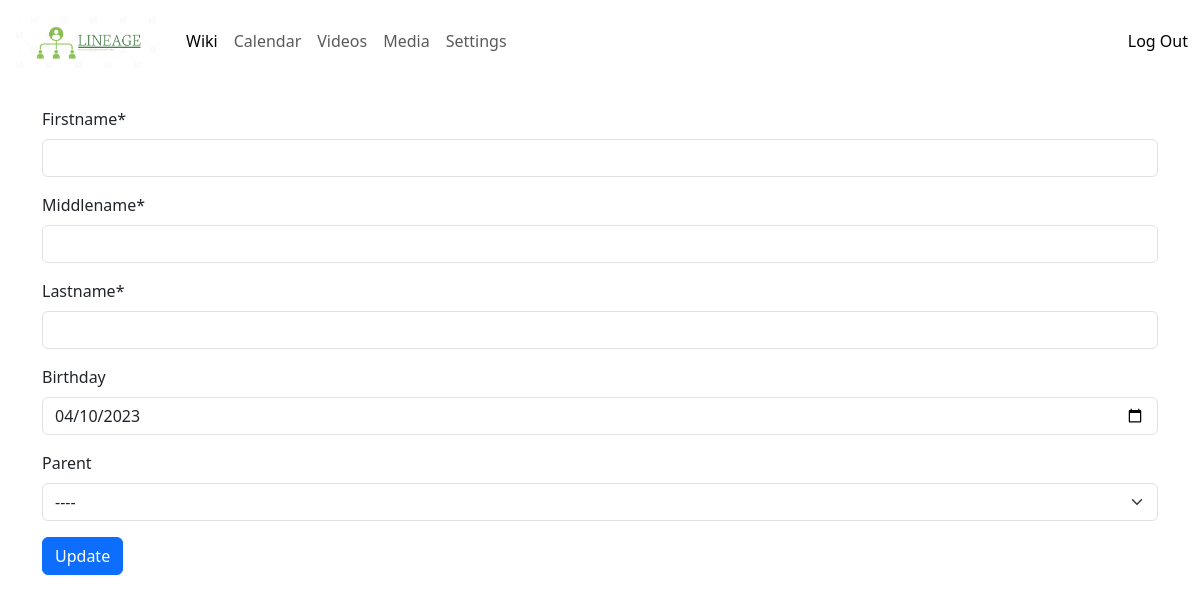
The page /setting/edit/ (signed in) on the database as committed earlier.
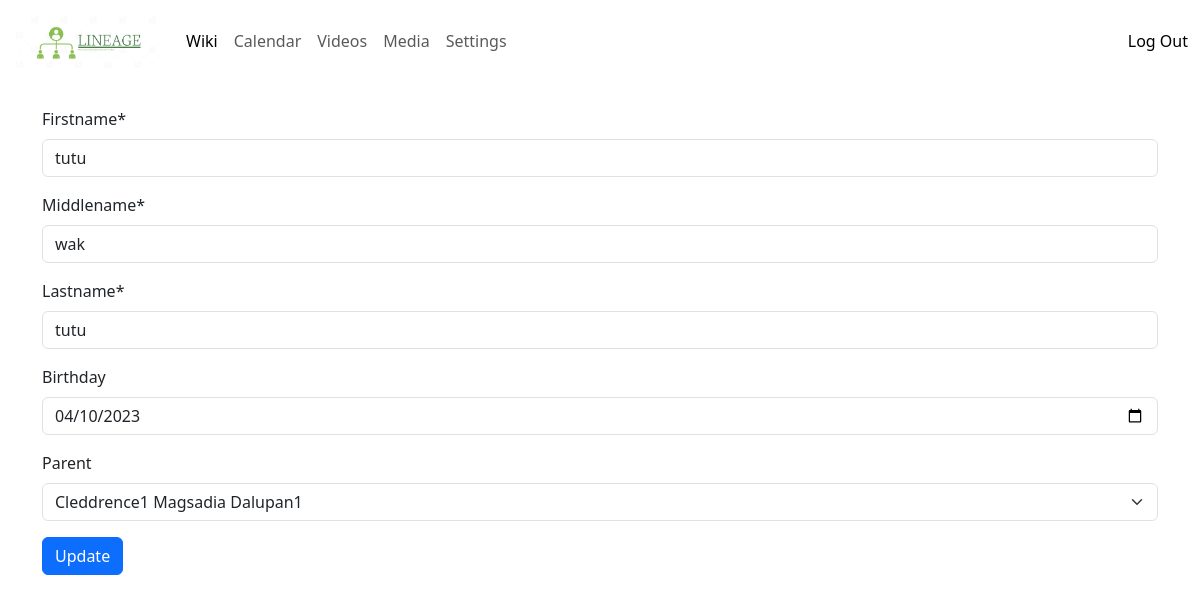
The same page on the database as committed later.
### setting/models.py (models this page shows, shortened)
class Setting(models.Model):
  user_id = models.IntegerField()
  firstname = models.CharField(max_length=255)
  middlename = models.CharField(max_length=255)
  lastname = models.CharField(max_length=255)
  birthday = models.DateField(null=True, blank=True)
  parent_id = models.IntegerField()

### setting/views.py (the view)
# urls.py: path('edit/', views.edit, name='setting-edit'),
@login_required(login_url='/')
def edit(request):
    current_user = request.user
    parents = Setting.objects.filter(~Q(user_id = current_user.id))
    user_setting = Setting.objects.get(user_id=current_user.id)
    if request.method == 'POST':
        formset = SettingForm(request.POST, instance=user_setting)
        if formset.is_valid():
            setting = formset.save(commit=False)
            parent_id:int = int(request.POST['parent'])
            setting.parent_id = parent_id
            setting.save()
            return HttpResponseRedirect(reverse('setting-home'))
    else:
        formset = SettingForm(instance=user_setting)
    context = {
        'parents': parents,
        'user_setting': user_setting,
        'formset': formset
    }
    return render(request, 'setting/edit.html', context)

### setting/models.py
class SettingForm(ModelForm):
    class Meta:
        model = Setting
        fields = ["firstname", "middlename", "lastname", "birthday"]
        widgets = {
            'birthday': DateInput(attrs={'type': 'date'})
        }

### setting/templates/setting/edit.html (shortened to what this page needs)
{% extends "base.html" %}
{% block content %}
  {% load crispy_forms_tags %}
  <form action="{% url 'setting-edit' %}" method="post">
    {{ formset|crispy }}
    <div class="mb-3">
      <label class="form-label">Parent</label>
      <select class="form-select" name="parent">
          <option value="0">----</option>
          {% for parent in parents %}
              <option value="{{ parent.user_id }}" {% if parent.user_id == user_setting.parent_id %}selected{% endif %}>
                  {{ parent.firstname }} {{ parent.middlename }} {{ parent.lastname }}
              </option>
          {% endfor %}
      </select>
    </div>
    <button type="submit" class="btn btn-primary">Update</button>
  </form>
{% endblock %}

Rows that differ between the two databases and show on the page:
changed Setting: firstname (not shown) → "tutu"; middlename (not shown) → "wak"; lastname (not shown) → "tutu"; parent (not shown) → "Cleddrence1 Magsadia Dalupan1"
Other text that changed with them:
form field parent: "----" → (not shown)
